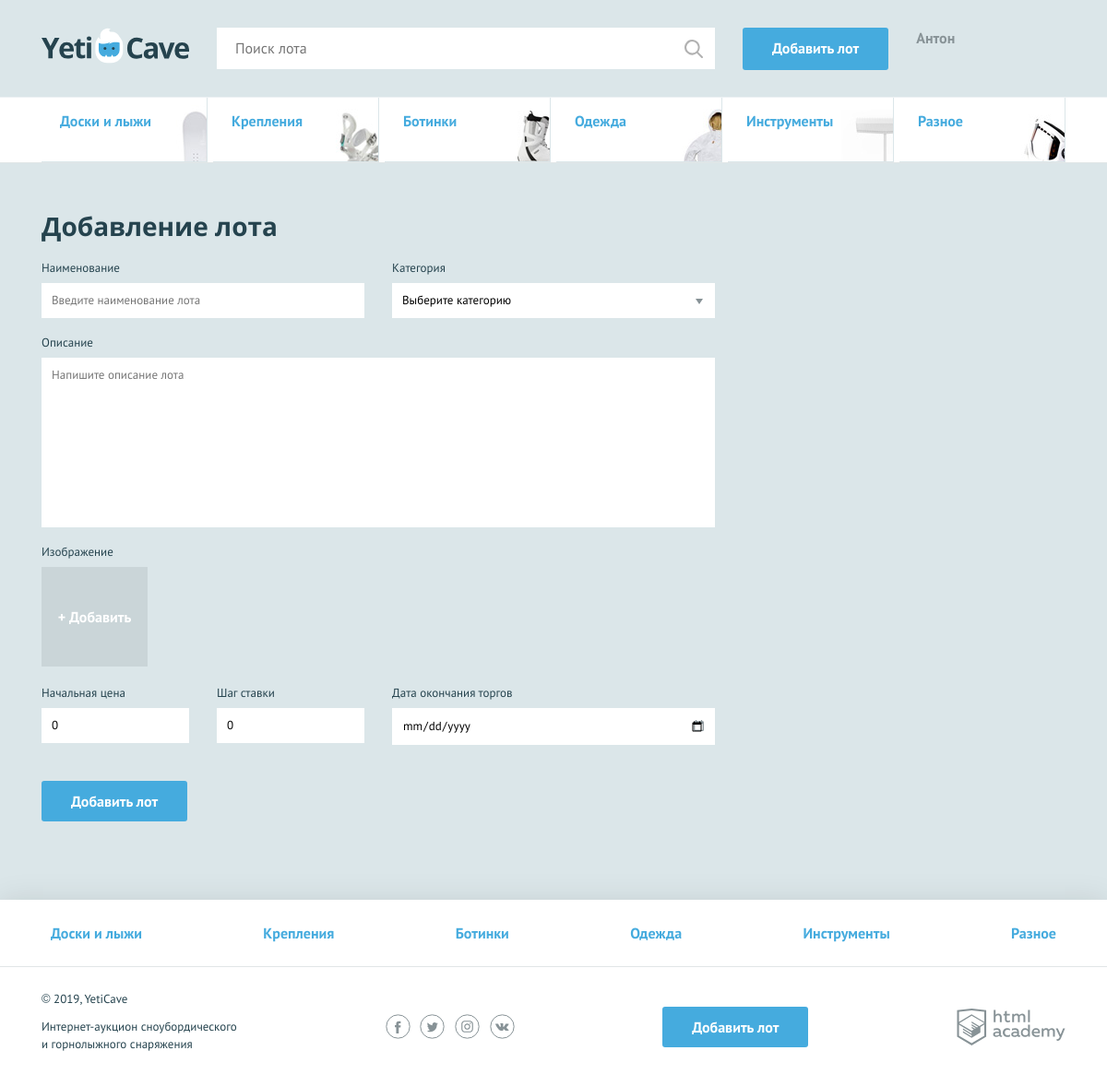
Screenshot of /sign.php with the database file from the repository.
### tables this page shows
CREATE TABLE categories (
  id INT AUTO_INCREMENT PRIMARY KEY,
  title_category CHAR(100) UNIQUE NOT NULL,
  alias CHAR(50) NOT NULL
);

### functions.php (called while the page is built, shortened)
<?php
function include_template ($name, $data) {
    $name = 'templates/' . $name;
    extract($data);
    require $name;
    return ob_get_clean();
};
function db_get_prepare_stmt ($link, $sql, $data = []) {
    $stmt = mysqli_prepare($link, $sql);
    return $stmt;
};
function db_fetch_data ($link, $sql, $data = []) {
    $stmt = db_get_prepare_stmt($link, $sql, $data);
    mysqli_stmt_execute($stmt);
    if ($res = mysqli_stmt_get_result($stmt)) {
        return mysqli_fetch_all($res, MYSQLI_ASSOC);
    }
}

### config.php (called while the page is built, shortened)
<?php
$is_auth = rand(0, 1);
$user_name = "Антон";

### templates/add.php (the view, shortened to what this page needs)
<main>
    <nav class="nav">
        <ul class="nav__list container">
            <?php foreach ($categories as $category): ?>
                <li class="promo__item promo__item--<?= $category["alias"]; ?>">
                    <a class="promo__link" href="index.php?category=<?= $category["alias"]; ?>"><?= $category["title_category"]; ?></a>
                </li>
            <?php endforeach; ?>
        </ul>
    </nav>
    <form class="form form--add-lot container form--invalid" action="add.php" method="post" enctype="multipart/form-data">
        <h2>Добавление лота</h2>
        <div class="form__container-two">
            <div class="form__item <?= isset($errors["lot-name"]) ? "form__item--invalid" : ""; ?>">
                <label for="lot-name">Наименование</label>
                <input id="lot-name" type="text" name="lot-name" placeholder="Введите наименование лота" value="<?= $value = $_POST["lot-name"] ?? ""; ?>" required>
            </div>
            <div class="form__item <?= isset($errors["category"]) ? "form__item--invalid" : ""; ?>">
                <label for="category">Категория</label>
                <select id="category" name="category" required>
                    <option value="">Выберите категорию</option>
                </select>
            </div>
        </div>
        <div class="form__item form__item--wide <?= isset($errors["message"]) ? "form__item--invalid" : ""; ?>">
            <label for="message">Описание</label>
            <textarea id="message" name="message" placeholder="Напишите описание лота" required><?= $_POST["message"] ?? ""; ?></textarea>
        </div>
        <div class="form__item form__item--file">
            <label>Изображение</label>
            <div class="form__input-file">
                <label for="photo2">
                <span>+ Добавить</span>
                </label>
            </div>
        </div>
        <div class="form__container-three">
            <div class="form__item form__item--small <?= isset($errors["lot-rate"]) ? "form__item--invalid" : ""; ?>">
                <label for="lot-rate">Начальная цена</label>
                <input id="lot-rate" type="number" name="lot-rate" placeholder="0" required value="<?= floor($_POST["lot-rate"]) ?? ""; ?>">
            </div>
            <div class="form__item form__item--small <?= isset($errors["lot-step"]) ? "form__item--invalid" : ""; ?>">
                <label for="lot-step">Шаг ставки</label>
                <input id="lot-step" type="number" name="lot-step" placeholder="0" required value="<?= floor($_POST["lot-step"]) ?? ""; ?>">
            </div>
            <div class="form__item <?= isset($errors["lot-date"]) ? "form__item--invalid" : ""; ?>">
                <label for="lot-date">Дата окончания торгов</label>
                <input class="form__input-date" id="lot-date" type="date" name="lot-date" maxlength="10" required value="<?= $_POST["lot-date"] ?? ""; ?>">
            </div>
        </div>
        <button type="submit" class="button">Добавить лот</button>
    </form>
</main>

### templates/layout.php (shortened to what this page needs)
<!DOCTYPE html>
<html lang="ru">
<head>
    <link href="css/normalize.min.css" rel="stylesheet">
    <link href="css/style.css" rel="stylesheet">
</head>
<body>
<div class="page-wrapper">
<header class="main-header">
    <div class="main-header__container container">
        <a class="main-header__logo">
            <img src="img/logo.svg" width="160" height="39" alt="Логотип компании YetiCave">
        </a>
        <form class="main-header__search" method="get" action="https://echo.htmlacademy.ru">
            <input type="search" name="search" placeholder="Поиск лота">
            <input class="main-header__search-btn" type="submit" name="find" value="Найти">
        </form>
        <a class="main-header__add-lot button" href="add.php">Добавить лот</a>
        <nav class="user-menu">
        <?php if ($is_auth): ?>
            <div class="user-menu__logged">
                <p><?= $user_name; ?></p>
            </div>
        <?php endif; ?>
        </nav>
    </div>
</header>
<?= $content; ?>
</div>
<footer class="main-footer">
    <nav class="nav">
        <ul class="nav__list container">
            <?php foreach ($categories as $alias => $category): ?>
                <li class="nav__item">
                    <a href="index.php?category=<?= $category["alias"]; ?>"><?= $category["title_category"]; ?></a>
                </li>
            <?php endforeach; ?>
        </ul>
    </nav>
    <div class="main-footer__bottom container">
        <div class="main-footer__copyright">
            <p>© 2019, YetiCave</p>
            <p>Интернет-аукцион сноубордического и горнолыжного снаряжения</p>
        </div>
        <div class="main-footer__social social">
            <a class="social__link social__link--facebook" href="#">
            </a>
            <a class="social__link social__link--twitter" href="#">
            </a>
            <a class="social__link social__link--instagram" href="#">
            </a>
            <a class="social__link social__link--vkontakte" href="#">
            </a>
        </div>
        <a class="main-footer__add-lot button" href="add-lot.html">Добавить лот</a>
        <div class="main-footer__developed-by">
            <a class="logo-academy" href="https://htmlacademy.ru/intensive/php">
            </a>
        </div>
    </div>
</footer>
</body>
</html>

### rows the page displays
categories: shows a picture, title_category "Доски и лыжи"
categories: shows a picture, title_category "Крепления"
categories: shows a picture, title_category "Ботинки"
categories: shows a picture, title_category "Одежда"
categories: shows a picture, title_category "Инструменты"
categories: shows a picture, title_category "Разное"

### other values shown
$user_name "Антон"
